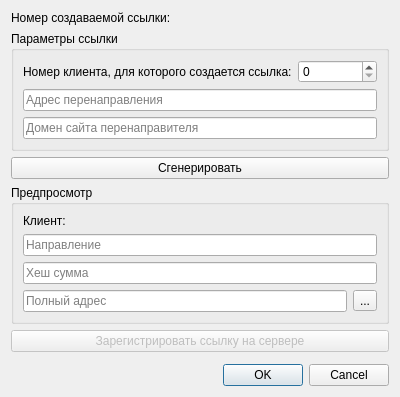
<?xml version="1.0" encoding="UTF-8"?>
<ui version="4.0">
 <class>LinkGenerator</class>
 <widget class="QDialog" name="LinkGenerator">
  <property name="geometry">
   <rect>
    <x>0</x>
    <y>0</y>
    <width>400</width>
    <height>397</height>
   </rect>
  </property>
  <property name="windowTitle">
   <string>Генератор ссылок</string>
  </property>
  <layout class="QVBoxLayout" name="verticalLayout_2">
   <item>
    <layout class="QHBoxLayout" name="horizontalLayout">
     <item>
      <widget class="QLabel" name="label">
       <property name="text">
        <string>Номер создаваемой ссылки:</string>
       </property>
      </widget>
     </item>
    </layout>
   </item>
   <item>
    <widget class="QGroupBox" name="groupBox">
     <property name="title">
      <string>Параметры ссылки</string>
     </property>
     <layout class="QVBoxLayout" name="verticalLayout">
      <item>
       <layout class="QHBoxLayout" name="horizontalLayout_2">
        <item>
         <widget class="QLabel" name="label_2">
          <property name="text">
           <string>Номер клиента, для которого создается ссылка:</string>
          </property>
         </widget>
        </item>
        <item>
         <widget class="QSpinBox" name="spinBox">
          <property name="minimum">
           <number>0</number>
          </property>
          <property name="maximum">
           <number>2000000000</number>
          </property>
         </widget>
        </item>
       </layout>
      </item>
      <item>
       <widget class="QLineEdit" name="lineEdit">
        <property name="text">
         <string/>
        </property>
        <property name="placeholderText">
         <string>Адрес перенаправления</string>
        </property>
       </widget>
      </item>
      <item>
       <widget class="QLineEdit" name="lineEdit_2">
        <property name="placeholderText">
         <string>Домен сайта перенаправителя</string>
        </property>
       </widget>
      </item>
     </layout>
    </widget>
   </item>
   <item>
    <widget class="QPushButton" name="pushButton">
     <property name="text">
      <string>Сгенерировать</string>
     </property>
    </widget>
   </item>
   <item>
    <widget class="QGroupBox" name="groupBox_2">
     <property name="title">
      <string>Предпросмотр</string>
     </property>
     <layout class="QVBoxLayout" name="verticalLayout_3">
      <item>
       <layout class="QHBoxLayout" name="horizontalLayout_5">
        <item>
         <widget class="QLabel" name="label_3">
          <property name="text">
           <string>Клиент:</string>
          </property>
         </widget>
        </item>
        <item>
         <widget class="QLabel" name="label_4">
          <property name="text">
           <string/>
          </property>
         </widget>
        </item>
       </layout>
      </item>
      <item>
       <widget class="QLineEdit" name="lineEdit_5">
        <property name="readOnly">
         <bool>true</bool>
        </property>
        <property name="placeholderText">
         <string>Направление</string>
        </property>
       </widget>
      </item>
      <item>
       <widget class="QLineEdit" name="lineEdit_3">
        <property name="readOnly">
         <bool>true</bool>
        </property>
        <property name="placeholderText">
         <string>Хеш сумма</string>
        </property>
       </widget>
      </item>
      <item>
       <layout class="QHBoxLayout" name="horizontalLayout_3">
        <item>
         <widget class="QLineEdit" name="lineEdit_4">
          <property name="readOnly">
           <bool>true</bool>
          </property>
          <property name="placeholderText">
           <string>Полный адрес</string>
          </property>
         </widget>
        </item>
        <item>
         <widget class="QToolButton" name="toolButton">
          <property name="text">
           <string>...</string>
          </property>
          <property name="icon">
           <iconset resource="images.qrc">
            <normaloff>:/icons/copy.png</normaloff>:/icons/copy.png</iconset>
          </property>
         </widget>
        </item>
       </layout>
      </item>
     </layout>
    </widget>
   </item>
   <item>
    <widget class="QPushButton" name="pushButton_2">
     <property name="enabled">
      <bool>false</bool>
     </property>
     <property name="text">
      <string>Зарегистрировать ссылку на сервере</string>
     </property>
    </widget>
   </item>
   <item>
    <spacer name="verticalSpacer">
     <property name="orientation">
      <enum>Qt::Vertical</enum>
     </property>
     <property name="sizeHint" stdset="0">
      <size>
       <width>20</width>
       <height>40</height>
      </size>
     </property>
    </spacer>
   </item>
   <item>
    <widget class="QDialogButtonBox" name="buttonBox">
     <property name="orientation">
      <enum>Qt::Horizontal</enum>
     </property>
     <property name="standardButtons">
      <set>QDialogButtonBox::Cancel|QDialogButtonBox::Ok</set>
     </property>
    </widget>
   </item>
  </layout>
 </widget>
 <resources>
  <include location="images.qrc"/>
 </resources>
 <connections>
  <connection>
   <sender>buttonBox</sender>
   <signal>accepted()</signal>
   <receiver>LinkGenerator</receiver>
   <slot>accept()</slot>
   <hints>
    <hint type="sourcelabel">
     <x>248</x>
     <y>254</y>
    </hint>
    <hint type="destinationlabel">
     <x>157</x>
     <y>274</y>
    </hint>
   </hints>
  </connection>
  <connection>
   <sender>buttonBox</sender>
   <signal>rejected()</signal>
   <receiver>LinkGenerator</receiver>
   <slot>reject()</slot>
   <hints>
    <hint type="sourcelabel">
     <x>316</x>
     <y>260</y>
    </hint>
    <hint type="destinationlabel">
     <x>286</x>
     <y>274</y>
    </hint>
   </hints>
  </connection>
 </connections>
</ui>
